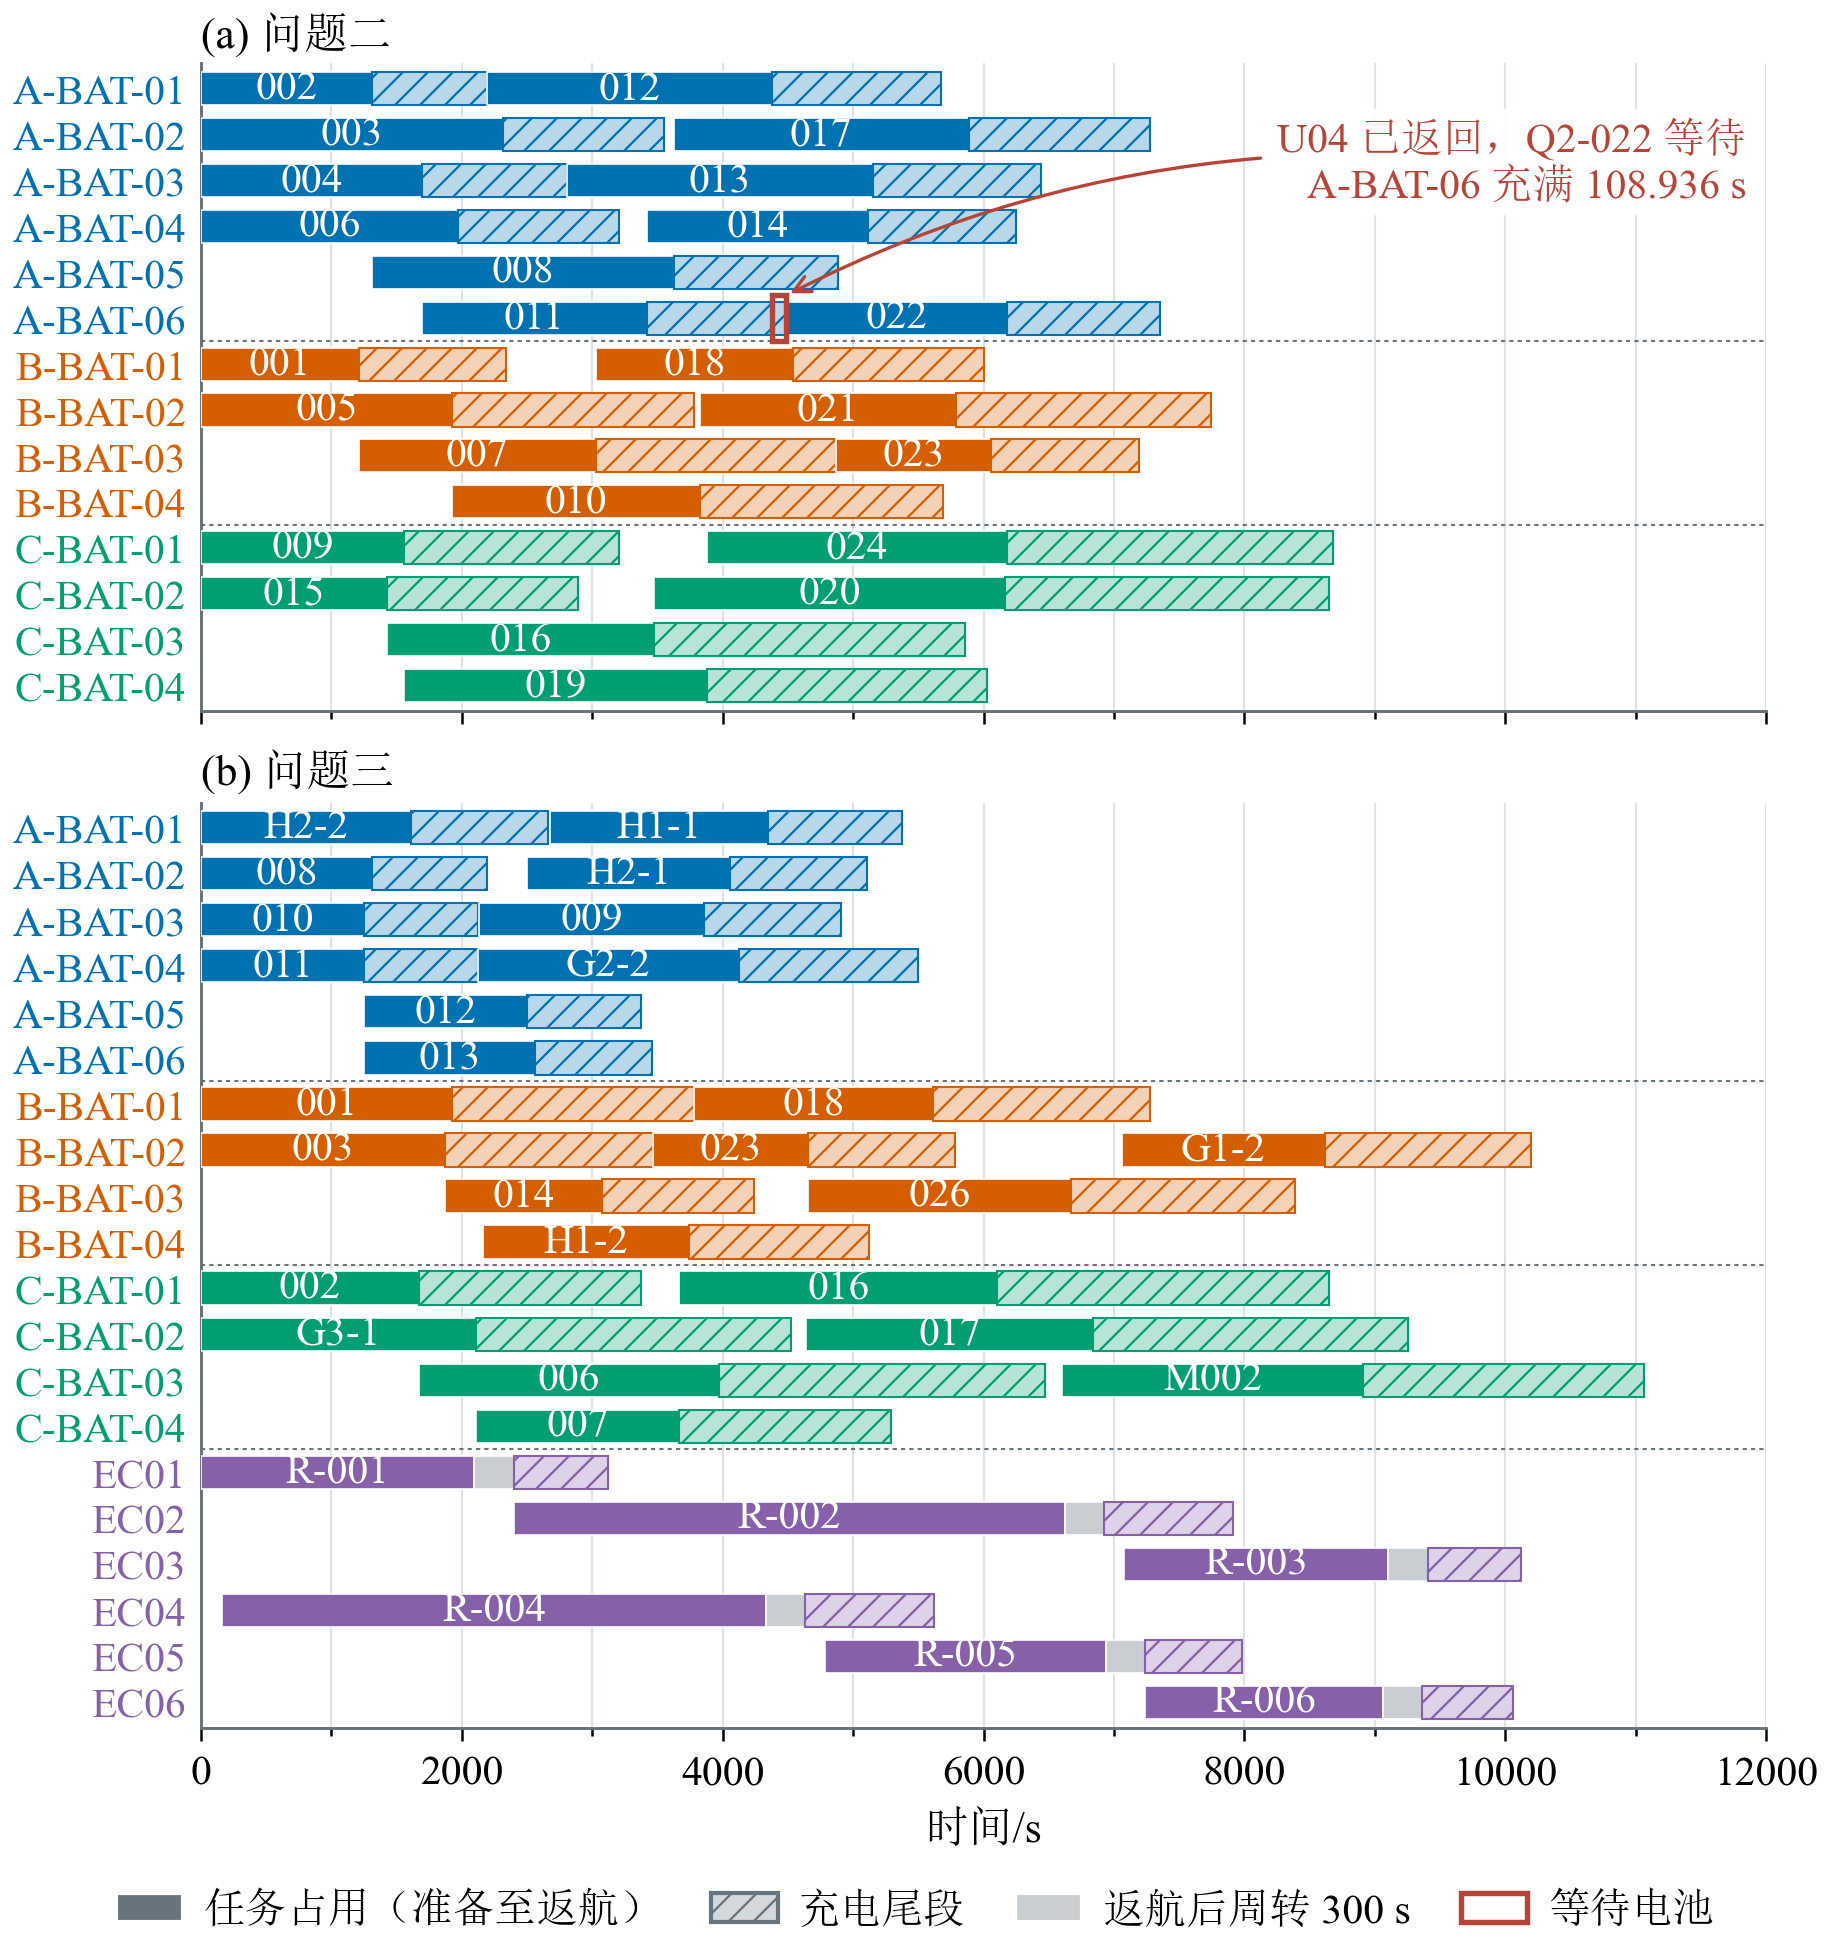

Source code (Python):
"""F4 电池与能源组件使用日历：(a) 问题二 14 块电池；(b) 问题三 14 块电池与 6 个能源组件。

每行一个电池或组件。实心条为任务占用（准备开始至返航），斜线条为按式(15)计算的充电尾段；
能源组件在返航后先经 300 s 周转再充电（灰色条）。数据：results/q2.json、results/q3.json；
充电时长参数取原题表。图中数值与 JSON 中 battery_ready、resource_check 逐项核对。
"""
import sys
from pathlib import Path
HERE = Path(__file__).resolve().parent
sys.path.insert(0, str(HERE.parent / "lib"))
import math
import figkit as fk
import matplotlib.pyplot as plt
from matplotlib.patches import Patch, Rectangle
from matplotlib.ticker import MultipleLocator
from matplotlib.colors import to_rgba

STEM = "fig_energy_calendar"
BAR_H = 0.72
WAIT_TASK = "Q2-022"      # 正文 7.5 节讨论的等待实例
TOL = 1e-9


def tint(c, a=0.28):
    r, g, b, _ = to_rgba(c)
    return (1 - a + a * r, 1 - a + a * g, 1 - a + a * b, 1)


def battery_rows(tasks, full, qid):
    rows = []
    for t in sorted(tasks, key=lambda x: (x["start"], x["id"])):
        ready = t["return_time"] + fk.charge_time(t["soc"], full[t["type"]])
        rows.append({"question": qid, "resource": t["battery"], "kind": t["type"], "task": t["id"],
                     "drone": t["drone"], "start": t["start"], "return": t["return_time"], "soc": t["soc"],
                     "turn_end": t["return_time"], "ready": ready})
    return rows


def component_rows(relays, full, turn):
    rows = []
    for r in sorted(relays, key=lambda x: x["start"]):
        start_charge = r["return_time"] + turn
        ready = start_charge + fk.charge_time(r["soc"], full["R"])
        assert abs(start_charge - r["entity_ready"]) < 1e-9 and abs(ready - r["component_ready"]) < 1e-7
        rows.append({"question": "Q3", "resource": r["component"], "kind": "R", "task": r["id"],
                     "drone": r["drone"], "start": float(r["start"]), "return": r["return_time"], "soc": r["soc"],
                     "turn_end": start_charge, "ready": ready})
    return rows


def find_wait(rows):
    """找出指定任务开始前，其实体已空闲而电池仍在充电的时段。"""
    by_drone = {}
    target = None
    for r in sorted(rows, key=lambda x: x["start"]):
        if r["task"] == WAIT_TASK:
            prev_drone = by_drone.get(r["drone"])
            prev_batt = [x for x in rows if x["resource"] == r["resource"] and x["ready"] <= r["start"] + TOL]
            target = {"task": r["task"], "drone": r["drone"], "battery": r["resource"],
                      "drone_free": prev_drone["return"], "battery_ready": max(x["ready"] for x in prev_batt),
                      "start": r["start"]}
        by_drone[r["drone"]] = r
    target["wait"] = target["start"] - target["drone_free"]
    assert abs(target["battery_ready"] - target["start"]) < 1e-9
    return target


def draw(ax, rows, order, labels_short, L, xmax):
    ypos = {k: i for i, k in enumerate(order)}
    for r in rows:
        y = ypos[r["resource"]]
        col = fk.C["relay"] if r["kind"] == "R" else fk.C[r["kind"]]
        ax.add_patch(Rectangle((r["start"], y - BAR_H / 2), r["return"] - r["start"], BAR_H, fc=col,
                               ec="white", lw=0.4, zorder=3))
        if r["turn_end"] > r["return"]:
            ax.add_patch(Rectangle((r["return"], y - BAR_H / 2), r["turn_end"] - r["return"], BAR_H,
                                   fc="#C9CED2", ec="white", lw=0.4, zorder=3))
        ax.add_patch(Rectangle((r["turn_end"], y - BAR_H / 2), r["ready"] - r["turn_end"], BAR_H,
                               fc=tint(col), ec=col, lw=0.5, hatch="////", zorder=3))
        ax.text((r["start"] + r["return"]) / 2, y, labels_short(r["task"]), ha="center", va="center",
                color="white", fontsize=10, zorder=4)
    ax.set_yticks(range(len(order)), order)
    ax.set_ylim(len(order) - 0.45, -0.55)
    ax.set_xlim(0, xmax)
    ax.xaxis.set_major_locator(MultipleLocator(2000))
    ax.xaxis.set_minor_locator(MultipleLocator(1000))
    ax.grid(axis="x", which="both", zorder=0)
    ax.set_axisbelow(True)
    ax.tick_params(axis="y", length=0)
    kinds = [o.split("-")[0] if "BAT" in o else "R" for o in order]
    for i in range(1, len(order)):
        if kinds[i] != kinds[i - 1]:
            ax.axhline(i - 0.5, color=fk.C["muted"], lw=0.5, ls=(0, (2, 2)), zorder=1)
    for lab, k in zip(ax.get_yticklabels(), kinds):
        lab.set_color(fk.C["relay"] if k == "R" else fk.C[k])


def main():
    fk.setup()
    L = fk.labels()
    q2p, q3p = fk.RESULTS / "q2.json", fk.RESULTS / "q3.json"
    q2, q3 = fk.load_json(q2p), fk.load_json(q3p)
    full = fk.charge_full()
    turn = fk.relay_turnaround()

    r2 = battery_rows(q2["tasks"], full, "Q2")
    r3 = battery_rows(q3["tasks"], full, "Q3") + component_rows(q3["relays"], full, turn)
    # 核对：Q2 battery_ready；Q3 resource_check 中电池与组件的占用区间
    for b, v in q2["battery_ready"].items():
        mine = max(r["ready"] for r in r2 if r["resource"] == b)
        assert abs(mine - v) < 1e-7, (b, mine, v)
    rc = q3["resource_check"]["resources"]
    n_checked = 0
    for r in r3:
        key = ("E/" if r["kind"] == "R" else "B/") + r["resource"]
        match = [iv for iv in rc[key] if iv[2] == r["task"]]
        assert len(match) == 1 and abs(match[0][0] - r["start"]) < 1e-9 and abs(match[0][1] - r["ready"]) < 1e-7, (key, r["task"])
        n_checked += 1
    wait = find_wait(r2)
    assert abs(round(wait["wait"], 3) - 108.936) < 1e-9, wait

    bat_order = [f"{g}-BAT-{i:02d}" for g, n in [("A", 6), ("B", 4), ("C", 4)] for i in range(1, n + 1)]
    comp_order = sorted({r["resource"] for r in r3 if r["kind"] == "R"})
    xmax = 1000 * math.ceil(max(r["ready"] for r in r2 + r3) / 1000)

    h2, h3 = len(bat_order), len(bat_order) + len(comp_order)
    fig = plt.figure(figsize=(fk.FULL_W, 16.6 * fk.CM), layout="constrained")
    gs = fig.add_gridspec(2, 1, height_ratios=[h2, h3])
    ax2 = fig.add_subplot(gs[0])
    ax3 = fig.add_subplot(gs[1], sharex=ax2)
    draw(ax2, r2, bat_order, lambda s: s.replace("Q2-", ""), L, xmax)
    draw(ax3, r3, bat_order + comp_order, lambda s: s.replace("Q3-", ""), L, xmax)
    ax2.tick_params(labelbottom=False)
    ax3.set_xlabel(L["common"]["time_s"])
    fk.panel_label(ax2, "(a) 问题二", x=0.0, y=1.01)
    ax2.texts[-1].set_ha("left")
    fk.panel_label(ax3, "(b) 问题三", x=0.0, y=1.01)
    ax3.texts[-1].set_ha("left")

    # 标出 Q2-022 等待 A-BAT-06 充满的时段
    y = bat_order.index(wait["battery"])
    ax2.add_patch(Rectangle((wait["drone_free"], y - 0.5), wait["wait"], 1.0, fc="none", ec=fk.C["inventory"],
                            lw=1.3, zorder=6))
    ax2.annotate(f"{wait['drone']} 已返回，{wait['task']} 等待\n{wait['battery']} 充满 {wait['wait']:.3f} s",
                 xy=(wait["drone_free"] + wait["wait"], y - 0.5), xytext=(xmax - 150, 1.6),
                 fontsize=10, ha="right", va="center", color=fk.C["inventory"], zorder=7, linespacing=1.25,
                 arrowprops=dict(arrowstyle="->", color=fk.C["inventory"], lw=0.8, shrinkA=2, shrinkB=1,
                                 connectionstyle="arc3,rad=0.15"),
                 bbox=dict(boxstyle="round,pad=0.2", fc="white", ec="none", alpha=0.95))

    handles = [Patch(fc=fk.C["muted"], ec="white", label=L["F04"]["flight"]),
               Patch(fc=tint(fk.C["muted"]), ec=fk.C["muted"], hatch="////", label=L["F04"]["charge"]),
               Patch(fc="#C9CED2", ec="white", label=L["F04"]["turn"]),
               Patch(fc="none", ec=fk.C["inventory"], lw=1.3, label=L["F04"]["wait"])]
    fig.legend(handles=handles, loc="outside lower center", ncol=4, columnspacing=1.2, handletextpad=0.5)

    csv_rows = []
    for r in r2 + r3:
        csv_rows.append({**r, "charge_or_turn_s": r["ready"] - r["return"]})
    fk.write_csv(HERE / f"{STEM}.csv", csv_rows)
    occ = {}
    for r in r2 + r3:
        k = (r["question"], r["resource"])
        occ.setdefault(k, [0, 0.0])
        occ[k][0] += 1
        occ[k][1] += r["ready"] - r["start"]
    fk.save(fig, HERE, STEM, figure_id="F4",
            caption="电池与能源组件使用日历",
            section="7.5（(a)）与 8.6.1 或附录 D（(b)）",
            sources=[q2p, q3p, fk.TYPE_XLSX, fk.RELAY_XLSX],
            key_values={"wait_example": {k: (round(v, 6) if isinstance(v, float) else v) for k, v in wait.items()},
                        "q2_battery_ready_checked": len(q2["battery_ready"]),
                        "q3_intervals_checked_against_resource_check": n_checked,
                        "charge_full_s": full, "relay_turnaround_s": turn,
                        "use_count_and_occupancy_s": {f"{a}/{b}": [n, round(s, 3)] for (a, b), (n, s) in sorted(occ.items())}},
            notes="条上编号省略题号前缀。电池占用 = [准备开始, 返航 + 式(15)充电时间)；组件占用 = [准备开始, 返航 + 300 s + 充电时间)。等待时段为实体已返回而电池尚未充满的区间。")


if __name__ == "__main__":
    main()
